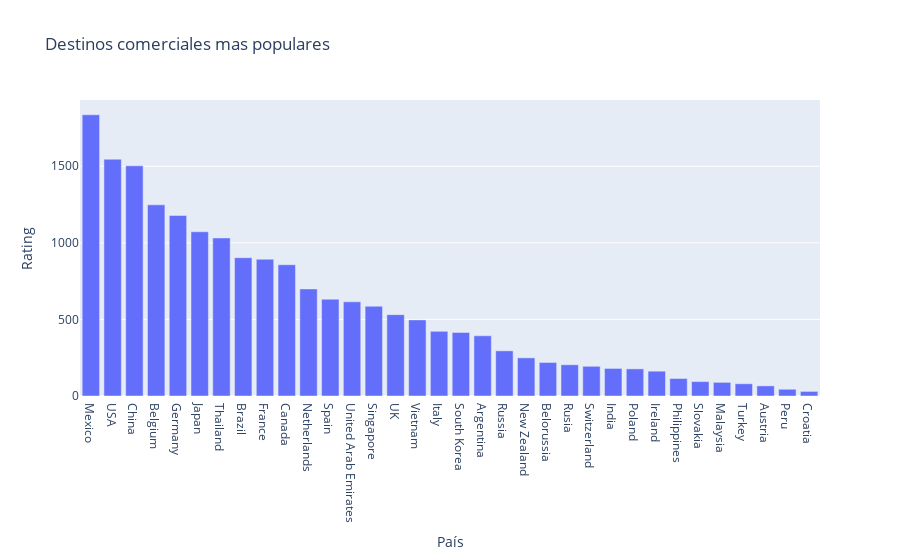

The notebook cell saved with this chart:
### Markdown cell above
Plotly plot

### Code cell
fig1 = px.bar(df_destinos, x = df_destinos.index, y = 'Rating', title='Destinos comerciales mas populares')
fig1.show()

### Figure 1 — Plotly figure (JSON) as saved in the notebook; plotly's stock layout.template omitted (floating-point values rounded to 4 significant figures)
{"data": [{"alignmentgroup": "True", "hovertemplate": "País=%{x}<br>Rating=%{y}<extra></extra>", "legendgroup": "", "marker": {"color": "#636efa", "pattern": {"shape": ""}}, "name": "", "offsetgroup": "", "orientation": "v", "showlegend": false, "textposition": "auto", "type": "bar", "x": ["Mexico", "USA", "China", "Belgium", "Germany", "Japan", "Thailand", "Brazil", "France", "Canada", "Netherlands", "Spain", "United Arab Emirates", "Singapore", "UK", "Vietnam", "Italy", "South Korea", "Argentina", "Russia", "New Zealand", "Belorussia", "Rusia", "Switzerland", "India", "Poland", "Ireland", "Philippines", "Slovakia", "Malaysia", "Turkey", "Austria", "Peru", "Croatia"], "xaxis": "x", "y": [1836, 1546, 1503, 1248, 1179, 1072, 1032, 903, 893, 857, 699, 632, 615, 586, 531, 497, 422, 415, 393, 295, 249, 219, 204, 194, 180, 177, 162, 114, 94, 89, 80, 66, 44, 30], "yaxis": "y"}], "layout": {"barmode": "relative", "legend": {"tracegroupgap": 0}, "title": {"text": "Destinos comerciales mas populares"}, "xaxis": {"anchor": "y", "domain": [0, 1], "title": {"text": "País"}}, "yaxis": {"anchor": "x", "domain": [0, 1], "title": {"text": "Rating"}}}}
